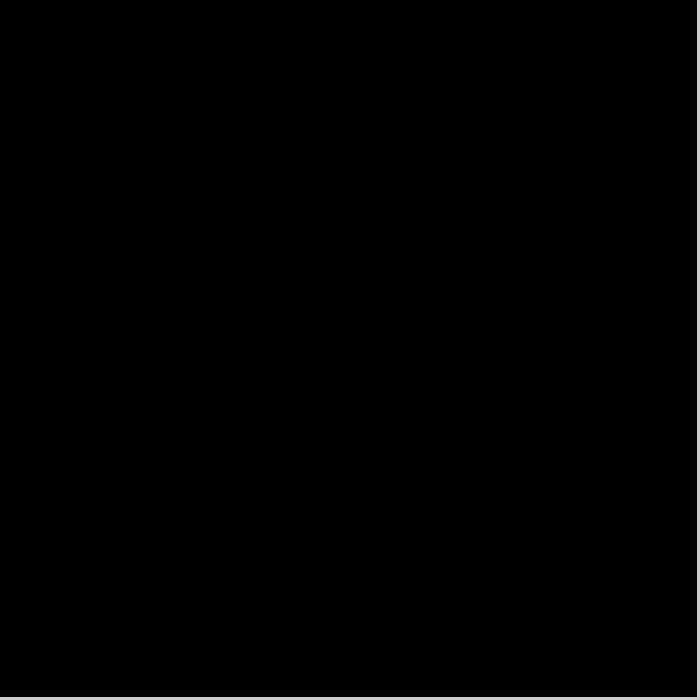
Frame 1 (no input)
Frame 60 (the mouse pressed at the canvas centre just before this capture): identical to frame 1, image omitted
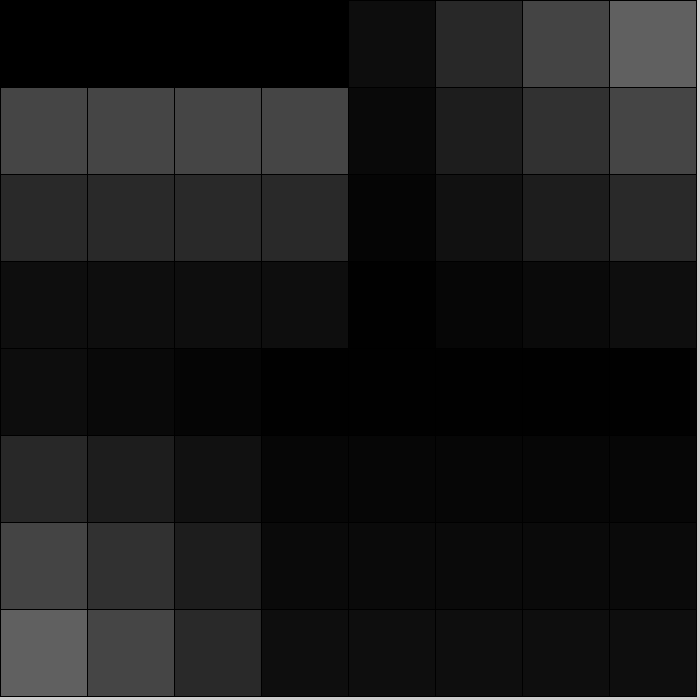
Frame 120 (the mouse held since frame 60 and released just before this capture)

The Processing sketch that drew these frames (run headless with seeded random() and noise(); from frame 60 on, the mouse is pressed at the canvas centre):

// Processing sketch: cuadrados_oscuros
// ── cuadrados_oscuros.pde
int n=8;
int [][]cuadrado;

void setup(){
  size(700, 700);
  cuadrado = new int[n][n];    
  for(int i=0; i<n; i++){for(int j=0; j<n; j++) {cuadrado[i][j] = 0;}}
}

void draw(){
  
  int y=0, x=0;
  float gris=0, distanciaX=0, distanciaY=0, distancia=0;;
  
  for(int i=0; i<n; i++)
  {
    for(int j=0; j<n; j++)
    {
      //Determinar la distancia entre el centro del cuadrado y el raton.
      if(x+width/n/2<mouseX) {distanciaX = mouseX - (x+width/n/2);}
      else                   {distanciaY = (x+width/n/2) - mouseX;}
      
      if(y+height/n/2<mouseY) {distanciaX = mouseX - (y+height/n/2);}
      else                    {distanciaY = (y+height/n/2) - mouseX;}
     
      distancia = distanciaX * distanciaY;
      
      //Color del cuadrado
      gris = map(distancia, 0, width*height/2, 0, 255); //EL MAXIMO VALOR POSIBLE ES 255, EL MINIMO 0.
      fill(gris, gris, gris);    //RGB.
      
      rect(x, y, width/n, height/n);
      x+= (width/n);
    }
    x=0;
    y+= (height/n);
  }
}
